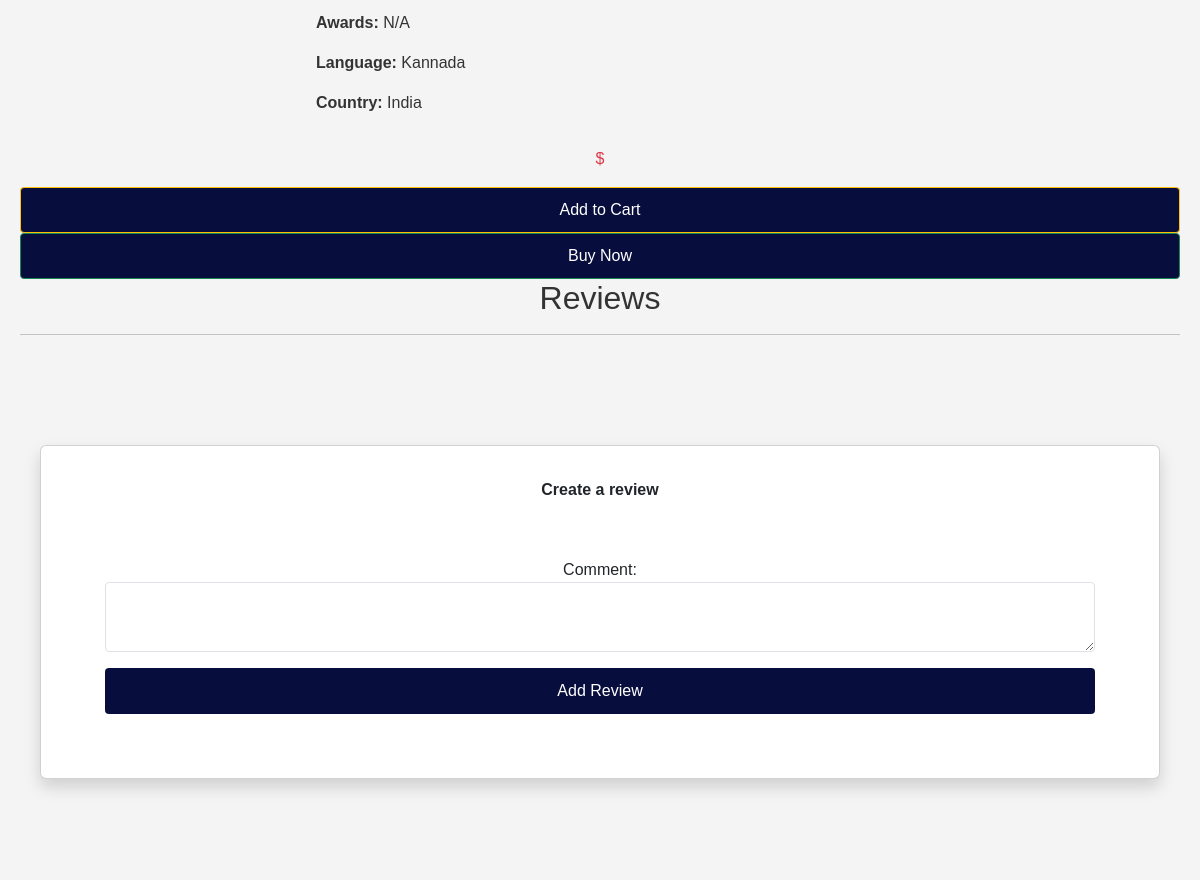
The app's page /moviepage/movie/tt31975704/ (signed in, middle part), older data.
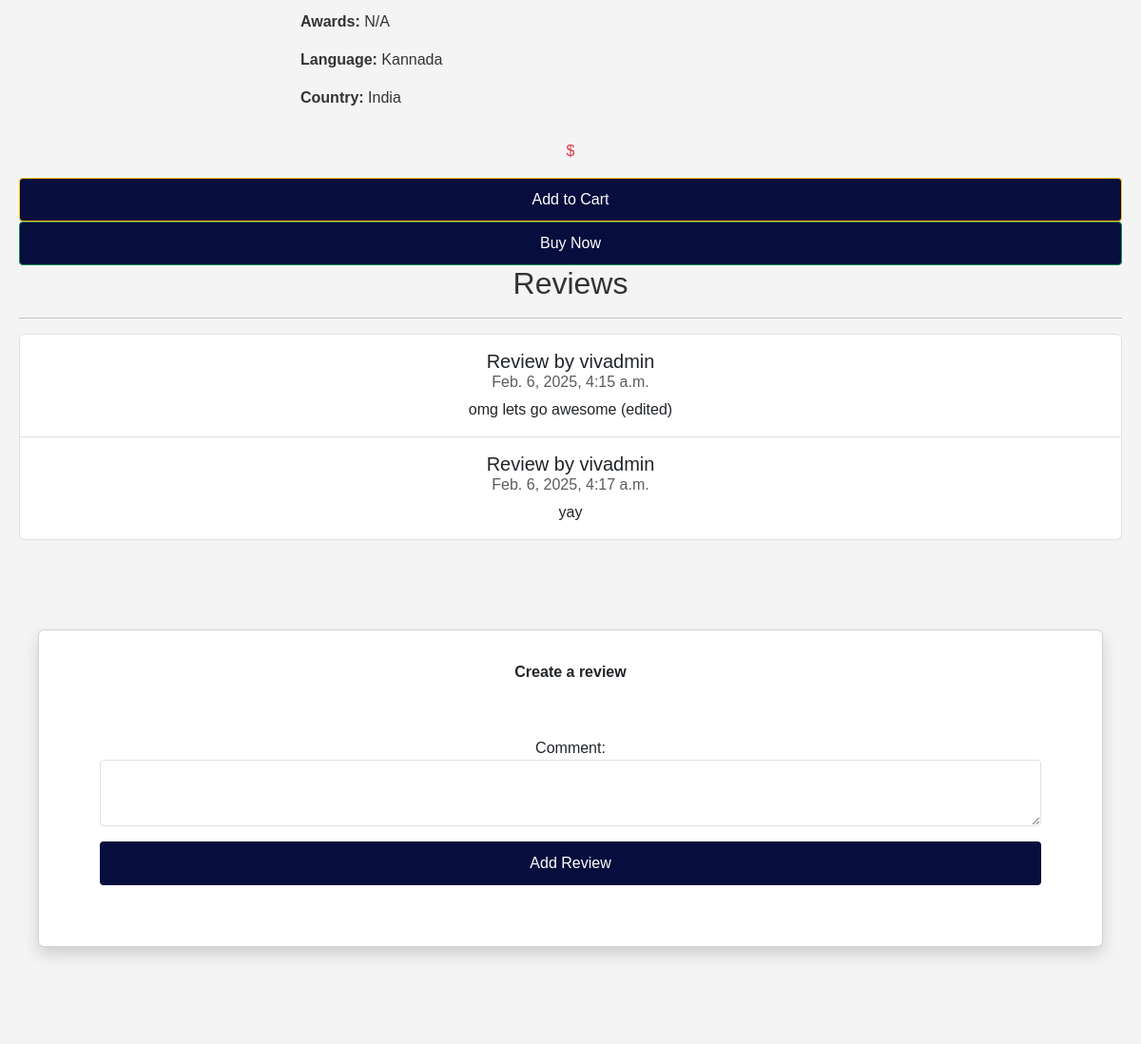
The same page, newer data.
### moviepage/models.py (models this page shows, shortened)
class Movie(models.Model):
    title = models.CharField(max_length=255)
    year = models.CharField(max_length=4, null=True)
    rated = models.CharField(max_length=10, blank=True, null=True)
    released = models.CharField(max_length=20, blank=True, null=True)
    runtime = models.CharField(max_length=20, blank=True, null=True)
    genre = models.CharField(max_length=255, blank=True, null=True)
    director = models.CharField(max_length=255, blank=True, null=True)
    writer = models.CharField(max_length=255, blank=True, null=True)
    actors = models.TextField(blank=True, null=True)
    plot = models.TextField(blank=True, null=True)
    language = models.CharField(max_length=100, blank=True, null=True)
    country = models.CharField(max_length=100, blank=True, null=True)
    awards = models.TextField(blank=True, null=True)
    poster = models.URLField(blank=True, null=True)
    imdb_rating = models.CharField(max_length=5, blank=True, null=True)
    imdb_id = models.CharField(max_length=20, unique=True, null=True)
    created_at = models.DateTimeField(auto_now_add=True)
    updated_at = models.DateTimeField(auto_now=True)
    available = models.BooleanField(default=True)
    status = models.CharField(
        max_length=50,
        choices=[('active', 'Active'), ('archived', 'Archived')],
        default='active'
    )

class Review(models.Model):
    comment = models.CharField(max_length=255)
    date = models.DateTimeField(auto_now_add=True)
    movie = models.ForeignKey(Movie, on_delete=models.CASCADE)
    user = models.ForeignKey(User, on_delete=models.CASCADE)

### moviepage/views.py (the view)
# urls.py: path('movie/<movie_id>/', views.movie_detail, name='movie_detail'),
def movie_detail(request, movie_id):
    movie = get_object_or_404(Movie, imdb_id=movie_id)
    reviews = Review.objects.filter(movie=movie)
    return render(request, 'moviepage/movie_detail.html', {'movie': movie, 'reviews': reviews})

### moviepage/templates/moviepage/movie_detail.html (shortened to what this page needs)
{% extends 'base.html' %}
{% load static %}
{% block content %}
<link rel="stylesheet" href="{% static 'moviepage/movie_detail.css' %}">
<div class="container mt-4">
    <div class="row">
        <div class="col-md-3 text-center">
        </div>
        <div class="col-md-9">
            <p><strong>Awards:</strong> {{ movie.awards }}</p>
            <p><strong>Language:</strong> {{ movie.language }}</p>
            <p><strong>Country:</strong> {{ movie.country }}</p>
        </div>
    </div>
    <div class="row mt-3">
        <div class="col text-center">
            <p class="text-danger font-weight-bold">${{ movie.price }}</p>
            <button class="btn btn-warning mr-2">Add to Cart</button>
            <button class="btn btn-success">Buy Now</button>
            <h2>Reviews</h2>
            <hr />
            <ul class="list-group">
              {% for review in reviews %}
              <li class="list-group-item pb-3 pt-3">
                <h5 class="card-title">
                  Review by {{ review.user.username }}
                </h5>
                <h6 class="card-subtitle mb-2 text-muted">
                  {{ review.date }}
                </h6>
                <p class="card-text">{{ review.comment }}</p>
              </li>
              {% endfor %}
            </ul>
            {% if user.is_authenticated %}
                <div class="container mt-4">
                  <div class="row justify-content-center">
                    <div class="col-12">
                      <div class="card shadow p-3 mb-4 rounded">
                        <div class="card-body">
                          <b class="text-start">Create a review
                            </b><br /><br />
                          <form method="POST" action= "{% url 'moviepage.create_review' movie.imdb_id %}">
                            <p>
                              <label for="comment">Comment:</label>
                              <textarea name="comment" required
                              class="form-control"
                              id="comment"></textarea>
                            </p>
                            <div class="text-center">
                              <button type="submit"
                                class="btn bg-dark text-white">
                                Add Review
                              </button>
                            </div>
                          </form>
                        </div>
                      </div>
                    </div>
                  </div>
                </div>
                {% endif %}
        </div>
    </div>
</div>
{% endblock %}

### GTmovies/templates/base.html (shortened to what this page needs)
<!DOCTYPE html>
<html>
  {% load static %}
  <head>
    <link href="https://cdn.jsdelivr.net/npm/bootstrap@5.3.3/dist/css/bootstrap.min.css" rel="stylesheet">
    <link rel="stylesheet" href="https://cdnjs.cloudflare.com/ajax/libs/font-awesome/6.1.1/css/all.min.css">
    <link rel="stylesheet" type="text/css" href="{% static 'css/style.css' %}">
  </head>
  <body>
    <div>
      {% block content %}
      {% endblock content %}
    </div>
  </body>
</html>

### GTmovies/static/css/style.css (style rules this page uses)
.bg-dark { background-color: #070e3d !important; }
.card-body form { padding: 2rem; }
.btn { background-color: #070e3d !important; color: white; border-radius: 0.25rem; padding: 10px 20px; width: 100%; text-align: center; font-size: 1rem; }
.form-control { border-radius: 0.25rem; padding: 10px; margin-bottom: 15px; }
.container { max-width: 800px; }
.card { margin-top: 50px; }

### moviepage/static/moviepage/movie_detail.css (style rules this page uses)
body { font-family: 'Verdana', sans-serif; background-color: #f4f4f4; color: #333; margin: 0; padding: 0; }
.container { max-width: 1250px; margin: 20px auto; padding: 20px; }

Row changes from the older to the newer data that the page shows:
added Review: user.username "vivadmin", date "Feb. 6, 2025, 4:15 a.m.", comment "omg lets go awesome (edited)"
added Review: user.username "vivadmin", date "Feb. 6, 2025, 4:17 a.m.", comment "yay"
